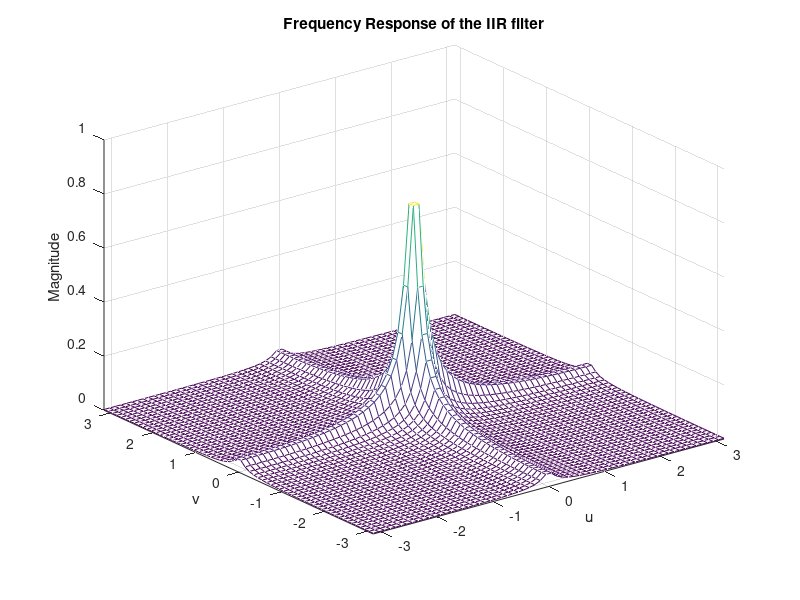
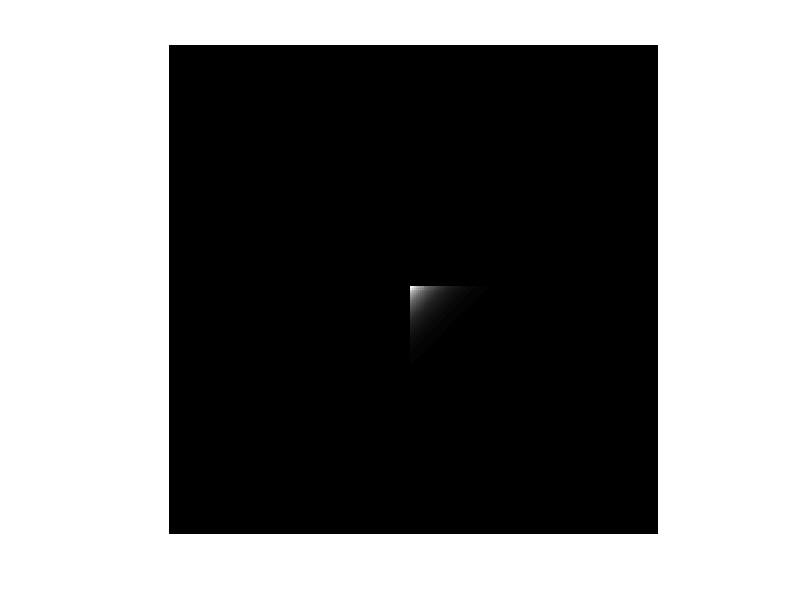

These charts were generated, in order, by the following MATLAB code:
close all
size = 64;
u_vec = linspace(-pi, pi, size);
v_vec = linspace(-pi, pi, size);
H = zeros(size, size);
ind = 1;
for u = u_vec
    H(ind, :) = abs(0.01./(1-0.9*exp(-1i*u)-0.9*exp(-1i*v_vec)+0.81*exp(-1i*u-1i*v_vec)));
    ind = ind + 1;
end
mesh(u_vec, v_vec, H);
xlabel('u')
ylabel('v')
zlabel('Magnitude')
xlim([-pi, pi])
ylim([-pi, pi])
title('Frequency Response of the IIR filter')

%calculate point spread function
figure
in = zeros(256,256);
in(127, 127) = 1;
h = zeros(256, 256);
for i = 1:256
    for j = 1:256
        y = 0.01*in(i,j);
        if (i-1) > 0
            y = y + 0.9 * h(i-1, j);
        end
        if (j-1) > 0
            y = y + 0.9 * h(i, j-1);
        end
        if (i-1) > 0 && (j-1) > 0
            y = y - 0.81 * h(i-1, j-1);
        end
        h(i,j) = y;
    end
end
imshow(uint8(255*100*h))
imwrite(uint8(255*100*h), 'h_out.png');
imwrite(uint8(255*100*h), 'h_out.tif', 'tif', 'Compression', 'none');